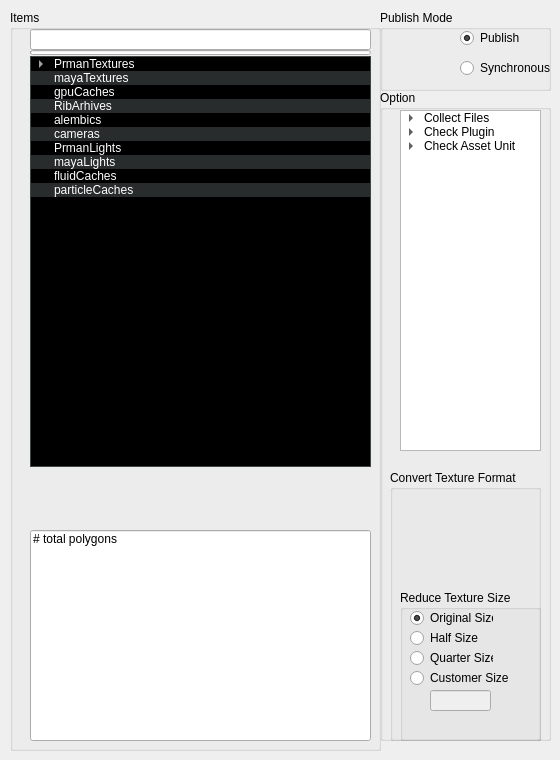
    <widget class="QWidget" name="tab">
     <attribute name="title">
      <string>publish Page</string>
     </attribute>
     <widget class="QGroupBox" name="groupBox_7">
      <property name="geometry">
       <rect>
        <x>10</x>
        <y>10</y>
        <width>371</width>
        <height>741</height>
       </rect>
      </property>
      <property name="title">
       <string>Items</string>
      </property>
      <widget class="QLineEdit" name="lineEdit_showFileName">
       <property name="geometry">
        <rect>
         <x>20</x>
         <y>19</y>
         <width>341</width>
         <height>21</height>
        </rect>
       </property>
      </widget>
      <widget class="QProgressBar" name="progressBar">
       <property name="geometry">
        <rect>
         <x>20</x>
         <y>40</y>
         <width>341</width>
         <height>5</height>
        </rect>
       </property>
       <property name="value">
        <number>0</number>
       </property>
       <property name="textVisible">
        <bool>false</bool>
       </property>
       <property name="orientation">
        <enum>Qt::Horizontal</enum>
       </property>
      </widget>
      <widget class="QTreeWidget" name="treeWidget_filesList">
       <property name="geometry">
        <rect>
         <x>20</x>
         <y>46</y>
         <width>341</width>
         <height>411</height>
        </rect>
       </property>
       <property name="sizePolicy">
        <sizepolicy hsizetype="MinimumExpanding" vsizetype="MinimumExpanding">
         <horstretch>0</horstretch>
         <verstretch>0</verstretch>
        </sizepolicy>
       </property>
       <property name="palette">
        <palette>
         <active>
          <colorrole role="WindowText">
           <brush brushstyle="SolidPattern">
            <color alpha="255">
             <red>255</red>
             <green>255</green>
             <blue>255</blue>
            </color>
           </brush>
          </colorrole>
          <colorrole role="Button">
           <brush brushstyle="SolidPattern">
            <color alpha="255">
             <red>83</red>
             <green>89</green>
             <blue>89</blue>
            </color>
           </brush>
          </colorrole>
          <colorrole role="Light">
           <brush brushstyle="SolidPattern">
            <color alpha="255">
             <red>124</red>
             <green>134</green>
             <blue>134</blue>
            </color>
           </brush>
          </colorrole>
          <colorrole role="Midlight">
           <brush brushstyle="SolidPattern">
            <color alpha="255">
             <red>103</red>
             <green>111</green>
             <blue>111</blue>
            </color>
           </brush>
          </colorrole>
          <colorrole role="Dark">
           <brush brushstyle="SolidPattern">
            <color alpha="255">
             <red>41</red>
             <green>44</green>
             <blue>44</blue>
            </color>
           </brush>
          </colorrole>
          <colorrole role="Mid">
           <brush brushstyle="SolidPattern">
            <color alpha="255">
             <red>55</red>
             <green>59</green>
             <blue>59</blue>
            </color>
           </brush>
          </colorrole>
          <colorrole role="Text">
           <brush brushstyle="SolidPattern">
            <color alpha="255">
             <red>255</red>
             <green>255</green>
             <blue>255</blue>
            </color>
           </brush>
          </colorrole>
          <colorrole role="BrightText">
           <brush brushstyle="SolidPattern">
            <color alpha="255">
             <red>255</red>
             <green>255</green>
             <blue>255</blue>
            </color>
           </brush>
          </colorrole>
          <colorrole role="ButtonText">
           <brush brushstyle="SolidPattern">
            <color alpha="255">
             <red>255</red>
             <green>255</green>
             <blue>255</blue>
            </color>
           </brush>
          </colorrole>
          <colorrole role="Base">
           <brush brushstyle="SolidPattern">
            <color alpha="255">
             <red>0</red>
             <green>0</green>
             <blue>0</blue>
            </color>
           </brush>
          </colorrole>
          <colorrole role="Window">
           <brush brushstyle="SolidPattern">
            <color alpha="255">
             <red>83</red>
             <green>89</green>
             <blue>89</blue>
            </color>
           </brush>
          </colorrole>
          <colorrole role="Shadow">
           <brush brushstyle="SolidPattern">
            <color alpha="255">
             <red>0</red>
             <green>0</green>
             <blue>0</blue>
            </color>
           </brush>
          </colorrole>
          <colorrole role="AlternateBase">
           <brush brushstyle="SolidPattern">
            <color alpha="255">
             <red>41</red>
             <green>44</green>
             <blue>44</blue>
            </color>
           </brush>
          </colorrole>
          <colorrole role="ToolTipBase">
           <brush brushstyle="SolidPattern">
            <color alpha="255">
             <red>255</red>
             <green>255</green>
             <blue>220</blue>
            </color>
           </brush>
          </colorrole>
          <colorrole role="ToolTipText">
           <brush brushstyle="SolidPattern">
            <color alpha="255">
             <red>0</red>
             <green>0</green>
             <blue>0</blue>
            </color>
           </brush>
          </colorrole>
         </active>
         <inactive>
          <colorrole role="WindowText">
           <brush brushstyle="SolidPattern">
            <color alpha="255">
             <red>255</red>
             <green>255</green>
             <blue>255</blue>
            </color>
           </brush>
          </colorrole>
          <colorrole role="Button">
           <brush brushstyle="SolidPattern">
            <color alpha="255">
             <red>83</red>
             <green>89</green>
             <blue>89</blue>
            </color>
           </brush>
          </colorrole>
          <colorrole role="Light">
           <brush brushstyle="SolidPattern">
            <color alpha="255">
             <red>124</red>
             <green>134</green>
             <blue>134</blue>
            </color>
           </brush>
          </colorrole>
          <colorrole role="Midlight">
           <brush brushstyle="SolidPattern">
            <color alpha="255">
             <red>103</red>
             <green>111</green>
             <blue>111</blue>
            </color>
           </brush>
          </colorrole>
          <colorrole role="Dark">
           <brush brushstyle="SolidPattern">
            <color alpha="255">
             <red>41</red>
             <green>44</green>
             <blue>44</blue>
            </color>
           </brush>
          </colorrole>
          <colorrole role="Mid">
           <brush brushstyle="SolidPattern">
            <color alpha="255">
             <red>55</red>
             <green>59</green>
             <blue>59</blue>
            </color>
           </brush>
          </colorrole>
          <colorrole role="Text">
           <brush brushstyle="SolidPattern">
            <color alpha="255">
             <red>255</red>
             <green>255</green>
             <blue>255</blue>
            </color>
           </brush>
          </colorrole>
          <colorrole role="BrightText">
           <brush brushstyle="SolidPattern">
            <color alpha="255">
             <red>255</red>
             <green>255</green>
             <blue>255</blue>
            </color>
           </brush>
          </colorrole>
          <colorrole role="ButtonText">
           <brush brushstyle="SolidPattern">
            <color alpha="255">
             <red>255</red>
             <green>255</green>
             <blue>255</blue>
            </color>
           </brush>
          </colorrole>
          <colorrole role="Base">
           <brush brushstyle="SolidPattern">
            <color alpha="255">
             <red>0</red>
             <green>0</green>
             <blue>0</blue>
            </color>
           </brush>
          </colorrole>
          <colorrole role="Window">
           <brush brushstyle="SolidPattern">
            <color alpha="255">
             <red>83</red>
             <green>89</green>
             <blue>89</blue>
            </color>
           </brush>
          </colorrole>
          <colorrole role="Shadow">
           <brush brushstyle="SolidPattern">
            <color alpha="255">
             <red>0</red>
             <green>0</green>
             <blue>0</blue>
            </color>
           </brush>
          </colorrole>
          <colorrole role="AlternateBase">
           <brush brushstyle="SolidPattern">
            <color alpha="255">
             <red>41</red>
             <green>44</green>
             <blue>44</blue>
            </color>
           </brush>
          </colorrole>
          <colorrole role="ToolTipBase">
           <brush brushstyle="SolidPattern">
            <color alpha="255">
             <red>255</red>
             <green>255</green>
             <blue>220</blue>
            </color>
           </brush>
          </colorrole>
          <colorrole role="ToolTipText">
           <brush brushstyle="SolidPattern">
            <color alpha="255">
             <red>0</red>
             <green>0</green>
             <blue>0</blue>
            </color>
           </brush>
          </colorrole>
         </inactive>
         <disabled>
          <colorrole role="WindowText">
           <brush brushstyle="SolidPattern">
            <color alpha="255">
             <red>41</red>
             <green>44</green>
             <blue>44</blue>
            </color>
           </brush>
          </colorrole>
          <colorrole role="Button">
           <brush brushstyle="SolidPattern">
            <color alpha="255">
             <red>83</red>
             <green>89</green>
             <blue>89</blue>
            </color>
           </brush>
          </colorrole>
          <colorrole role="Light">
           <brush brushstyle="SolidPattern">
            <color alpha="255">
             <red>124</red>
             <green>134</green>
             <blue>134</blue>
            </color>
           </brush>
          </colorrole>
          <colorrole role="Midlight">
           <brush brushstyle="SolidPattern">
            <color alpha="255">
             <red>103</red>
             <green>111</green>
             <blue>111</blue>
            </color>
           </brush>
          </colorrole>
          <colorrole role="Dark">
           <brush brushstyle="SolidPattern">
            <color alpha="255">
             <red>41</red>
             <green>44</green>
             <blue>44</blue>
            </color>
           </brush>
          </colorrole>
          <colorrole role="Mid">
           <brush brushstyle="SolidPattern">
            <color alpha="255">
             <red>55</red>
             <green>59</green>
             <blue>59</blue>
            </color>
           </brush>
          </colorrole>
          <colorrole role="Text">
           <brush brushstyle="SolidPattern">
            <color alpha="255">
             <red>41</red>
             <green>44</green>
             <blue>44</blue>
            </color>
           </brush>
          </colorrole>
          <colorrole role="BrightText">
           <brush brushstyle="SolidPattern">
            <color alpha="255">
             <red>255</red>
             <green>255</green>
             <blue>255</blue>
            </color>
           </brush>
          </colorrole>
          <colorrole role="ButtonText">
           <brush brushstyle="SolidPattern">
            <color alpha="255">
             <red>41</red>
             <green>44</green>
             <blue>44</blue>
            </color>
           </brush>
          </colorrole>
          <colorrole role="Base">
           <brush brushstyle="SolidPattern">
            <color alpha="255">
             <red>83</red>
             <green>89</green>
             <blue>89</blue>
            </color>
           </brush>
          </colorrole>
          <colorrole role="Window">
           <brush brushstyle="SolidPattern">
            <color alpha="255">
             <red>83</red>
             <green>89</green>
             <blue>89</blue>
            </color>
           </brush>
          </colorrole>
          <colorrole role="Shadow">
           <brush brushstyle="SolidPattern">
            <color alpha="255">
             <red>0</red>
             <green>0</green>
             <blue>0</blue>
            </color>
           </brush>
          </colorrole>
          <colorrole role="AlternateBase">
           <brush brushstyle="SolidPattern">
            <color alpha="255">
             <red>83</red>
             <green>89</green>
             <blue>89</blue>
            </color>
           </brush>
          </colorrole>
          <colorrole role="ToolTipBase">
           <brush brushstyle="SolidPattern">
            <color alpha="255">
             <red>255</red>
             <green>255</green>
             <blue>220</blue>
            </color>
           </brush>
          </colorrole>
          <colorrole role="ToolTipText">
           <brush brushstyle="SolidPattern">
            <color alpha="255">
             <red>0</red>
             <green>0</green>
             <blue>0</blue>
            </color>
           </brush>
          </colorrole>
         </disabled>
        </palette>
       </property>
       <property name="verticalScrollBarPolicy">
        <enum>Qt::ScrollBarAsNeeded</enum>
       </property>
       <property name="horizontalScrollBarPolicy">
        <enum>Qt::ScrollBarAsNeeded</enum>
       </property>
       <property name="autoScrollMargin">
        <number>16</number>
       </property>
       <property name="alternatingRowColors">
        <bool>true</bool>
       </property>
       <property name="selectionMode">
        <enum>QAbstractItemView::SingleSelection</enum>
       </property>
       <property name="textElideMode">
        <enum>Qt::ElideRight</enum>
       </property>
       <property name="indentation">
        <number>20</number>
       </property>
       <property name="rootIsDecorated">
        <bool>true</bool>
       </property>
       <property name="uniformRowHeights">
        <bool>false</bool>
       </property>
       <property name="itemsExpandable">
        <bool>true</bool>
       </property>
       <property name="allColumnsShowFocus">
        <bool>false</bool>
       </property>
       <property name="wordWrap">
        <bool>true</bool>
       </property>
       <property name="expandsOnDoubleClick">
        <bool>true</bool>
       </property>
       <property name="columnCount">
        <number>2</number>
       </property>
       <attribute name="headerVisible">
        <bool>false</bool>
       </attribute>
       <attribute name="headerCascadingSectionResizes">
        <bool>false</bool>
       </attribute>
       <attribute name="headerDefaultSectionSize">
        <number>150</number>
       </attribute>
       <attribute name="headerHighlightSections">
        <bool>true</bool>
       </attribute>
       <attribute name="headerMinimumSectionSize">
        <number>30</number>
       </attribute>
       <attribute name="headerShowSortIndicator" stdset="0">
        <bool>false</bool>
       </attribute>
       <column>
        <property name="text">
         <string>items</string>
        </property>
        <property name="textAlignment">
         <set>AlignLeading|AlignVCenter</set>
        </property>
       </column>
       <column>
        <property name="text">
         <string>location                                                                                                                                                                                                                                                             </string>
        </property>
       </column>
       <item>
        <property name="text">
         <string>PrmanTextures</string>
        </property>
        <property name="text">
         <string/>
        </property>
        <item>
         <property name="text">
          <string>file</string>
         </property>
         <property name="text">
          <string>c:\temp</string>
         </property>
        </item>
       </item>
       <item>
        <property name="text">
         <string>mayaTextures</string>
        </property>
        <property name="text">
         <string/>
        </property>
       </item>
       <item>
        <property name="text">
         <string>gpuCaches</string>
        </property>
        <property name="text">
         <string/>
        </property>
       </item>
       <item>
        <property name="text">
         <string>RibArhives</string>
        </property>
        <property name="text">
         <string/>
        </property>
       </item>
       <item>
        <property name="text">
         <string>alembics</string>
        </property>
       </item>
       <item>
        <property name="text">
         <string>cameras</string>
        </property>
        <property name="text">
         <string/>
        </property>
       </item>
       <item>
        <property name="text">
         <string>PrmanLights</string>
        </property>
       </item>
       <item>
        <property name="text">
         <string>mayaLights</string>
        </property>
       </item>
       <item>
        <property name="text">
         <string>fluidCaches</string>
        </property>
       </item>
       <item>
        <property name="text">
         <string>particleCaches</string>
        </property>
       </item>
      </widget>
      <widget class="QPushButton" name="pushButton_refreshList">
       <property name="geometry">
        <rect>
         <x>20</x>
         <y>470</y>
         <width>40</width>
         <height>40</height>
        </rect>
       </property>
       <property name="text">
        <string/>
       </property>
       <property name="icon">
        <iconset>
         <normaloff>icons/publishToolIcon/refreshPublishA.png</normaloff>icons/publishToolIcon/refreshPublishA.png</iconset>
       </property>
       <property name="iconSize">
        <size>
         <width>40</width>
         <height>40</height>
        </size>
       </property>
       <property name="flat">
        <bool>true</bool>
       </property>
      </widget>
      <widget class="QPushButton" name="pushButton_delectSelectItems">
       <property name="geometry">
        <rect>
         <x>310</x>
         <y>470</y>
         <width>40</width>
         <height>40</height>
        </rect>
       </property>
       <property name="text">
        <string/>
       </property>
       <property name="icon">
        <iconset>
         <normaloff>icons/publishToolIcon/deletePublishA.png</normaloff>icons/publishToolIcon/deletePublishA.png</iconset>
       </property>
       <property name="iconSize">
        <size>
         <width>40</width>
         <height>40</height>
        </size>
       </property>
       <property name="flat">
        <bool>true</bool>
       </property>
      </widget>
      <widget class="QLineEdit" name="lineEdit_metaDataA">
       <property name="geometry">
        <rect>
         <x>20</x>
         <y>520</y>
         <width>341</width>
         <height>211</height>
        </rect>
       </property>
       <property name="text">
        <string># total polygons</string>
       </property>
       <property name="alignment">
        <set>Qt::AlignLeading|Qt::AlignLeft|Qt::AlignTop</set>
       </property>
      </widget>
      <widget class="QPushButton" name="pushButton_getSelectedNode">
       <property name="geometry">
        <rect>
         <x>70</x>
         <y>470</y>
         <width>40</width>
         <height>40</height>
        </rect>
       </property>
       <property name="text">
        <string/>
       </property>
       <property name="icon">
        <iconset>
         <normaloff>icons/publishToolIcon/getSelectItemPublishA.png</normaloff>icons/publishToolIcon/getSelectItemPublishA.png</iconset>
       </property>
       <property name="iconSize">
        <size>
         <width>40</width>
         <height>40</height>
        </size>
       </property>
       <property name="flat">
        <bool>true</bool>
       </property>
      </widget>
     </widget>
     <widget class="QGroupBox" name="groupBox_5">
      <property name="geometry">
       <rect>
        <x>380</x>
        <y>10</y>
        <width>171</width>
        <height>81</height>
       </rect>
      </property>
      <property name="title">
       <string>Publish Mode</string>
      </property>
      <widget class="QRadioButton" name="radioButton_syncMode">
       <property name="geometry">
        <rect>
         <x>80</x>
         <y>50</y>
         <width>141</width>
         <height>16</height>
        </rect>
       </property>
       <property name="text">
        <string>Synchronous</string>
       </property>
      </widget>
      <widget class="QRadioButton" name="radioButton_publishMode">
       <property name="geometry">
        <rect>
         <x>80</x>
         <y>20</y>
         <width>83</width>
         <height>16</height>
        </rect>
       </property>
       <property name="text">
        <string>Publish</string>
       </property>
       <property name="checked">
        <bool>true</bool>
       </property>
      </widget>
      <widget class="QPushButton" name="pushButton_publishAll">
       <property name="geometry">
        <rect>
         <x>10</x>
         <y>18</y>
         <width>50</width>
         <height>50</height>
        </rect>
       </property>
       <property name="text">
        <string/>
       </property>
       <property name="icon">
        <iconset>
         <normaloff>icons/publishToolIcon/uploadPublish.png</normaloff>icons/publishToolIcon/uploadPublish.png</iconset>
       </property>
       <property name="iconSize">
        <size>
         <width>50</width>
         <height>50</height>
        </size>
       </property>
       <property name="flat">
        <bool>true</bool>
       </property>
      </widget>
     </widget>
     <widget class="QTreeWidget" name="treeWidget_FiletOption">
      <property name="geometry">
       <rect>
        <x>400</x>
        <y>110</y>
        <width>141</width>
        <height>341</height>
       </rect>
      </property>
      <property name="autoFillBackground">
       <bool>true</bool>
      </property>
      <property name="autoExpandDelay">
       <number>-1</number>
      </property>
      <property name="itemsExpandable">
       <bool>true</bool>
      </property>
      <property name="allColumnsShowFocus">
       <bool>false</bool>
      </property>
      <property name="expandsOnDoubleClick">
       <bool>true</bool>
      </property>
      <attribute name="headerVisible">
       <bool>false</bool>
      </attribute>
      <column>
       <property name="text">
        <string>Filter Option</string>
       </property>
      </column>
      <item>
       <property name="text">
        <string>Collect Files</string>
       </property>
       <item>
        <property name="text">
         <string>Prman Texture</string>
        </property>
       </item>
       <item>
        <property name="text">
         <string>Maya Texture</string>
        </property>
       </item>
       <item>
        <property name="text">
         <string>GpuCache</string>
        </property>
       </item>
       <item>
        <property name="text">
         <string>RibArchive</string>
        </property>
       </item>
       <item>
        <property name="text">
         <string>Alembic Cache</string>
        </property>
       </item>
       <item>
        <property name="text">
         <string>Prman Light</string>
        </property>
       </item>
       <item>
        <property name="text">
         <string>Maya Fluid</string>
        </property>
       </item>
       <item>
        <property name="text">
         <string>Maya nParticle Cache</string>
        </property>
       </item>
      </item>
      <item>
       <property name="text">
        <string>Check Plugin</string>
       </property>
       <item>
        <property name="text">
         <string>Delete Unused Plugin</string>
        </property>
       </item>
      </item>
      <item>
       <property name="text">
        <string>Check Asset Unit</string>
       </property>
       <item>
        <property name="text">
         <string>Check BB</string>
        </property>
       </item>
       <item>
        <property name="text">
         <string>Check Position</string>
        </property>
       </item>
       <item>
        <property name="text">
         <string>Check Repeat</string>
        </property>
       </item>
       <item>
        <property name="text">
         <string>ReName SG</string>
        </property>
       </item>
      </item>
     </widget>
     <widget class="QGroupBox" name="groupBox_3">
      <property name="geometry">
       <rect>
        <x>380</x>
        <y>90</y>
        <width>171</width>
        <height>651</height>
       </rect>
      </property>
      <property name="sizePolicy">
       <sizepolicy hsizetype="Maximum" vsizetype="Maximum">
        <horstretch>0</horstretch>
        <verstretch>0</verstretch>
       </sizepolicy>
      </property>
      <property name="title">
       <string>Option</string>
      </property>
      <widget class="QGroupBox" name="groupBox_2">
       <property name="geometry">
        <rect>
         <x>10</x>
         <y>380</y>
         <width>151</width>
         <height>271</height>
        </rect>
       </property>
       <property name="title">
        <string>Convert Texture Format</string>
       </property>
       <widget class="QPushButton" name="pushButton_convertToTex">
        <property name="geometry">
         <rect>
          <x>10</x>
          <y>20</y>
          <width>40</width>
          <height>40</height>
         </rect>
        </property>
        <property name="text">
         <string/>
        </property>
        <property name="icon">
         <iconset>
          <normaloff>icons/publishToolIcon/TEX-512.png</normaloff>icons/publishToolIcon/TEX-512.png</iconset>
        </property>
        <property name="iconSize">
         <size>
          <width>40</width>
          <height>40</height>
         </size>
        </property>
        <property name="flat">
         <bool>true</bool>
        </property>
       </widget>
       <widget class="QPushButton" name="pushButton_convertToExr">
        <property name="geometry">
         <rect>
          <x>10</x>
          <y>70</y>
          <width>40</width>
          <height>40</height>
         </rect>
        </property>
        <property name="text">
         <string/>
        </property>
        <property name="icon">
         <iconset>
          <normaloff>icons/publishToolIcon/EXR-512.png</normaloff>icons/publishToolIcon/EXR-512.png</iconset>
        </property>
        <property name="iconSize">
         <size>
          <width>40</width>
          <height>40</height>
         </size>
        </property>
        <property name="flat">
         <bool>true</bool>
        </property>
       </widget>
       <widget class="QPushButton" name="pushButton_convertToPng">
        <property name="geometry">
         <rect>
          <x>50</x>
          <y>70</y>
          <width>40</width>
          <height>40</height>
         </rect>
        </property>
        <property name="text">
         <string/>
        </property>
        <property name="icon">
         <iconset>
          <normaloff>icons/publishToolIcon/PNG-512.png</normaloff>icons/publishToolIcon/PNG-512.png</iconset>
        </property>
        <property name="iconSize">
         <size>
          <width>40</width>
          <height>40</height>
         </size>
        </property>
        <property name="flat">
         <bool>true</bool>
        </property>
       </widget>
       <widget class="QPushButton" name="pushButton_convertToJpg">
        <property name="geometry">
         <rect>
          <x>90</x>
          <y>70</y>
          <width>40</width>
          <height>40</height>
         </rect>
        </property>
        <property name="text">
         <string/>
        </property>
        <property name="icon">
         <iconset>
          <normaloff>icons/publishToolIcon/jpgs-512.png</normaloff>icons/publishToolIcon/jpgs-512.png</iconset>
        </property>
        <property name="iconSize">
         <size>
          <width>40</width>
          <height>40</height>
         </size>
        </property>
        <property name="flat">
         <bool>true</bool>
        </property>
       </widget>
       <widget class="QGroupBox" name="groupBox_4">
        <property name="geometry">
         <rect>
          <x>10</x>
          <y>120</y>
          <width>141</width>
          <height>151</height>
         </rect>
        </property>
        <property name="title">
         <string>Reduce Texture Size</string>
        </property>
        <widget class="QRadioButton" name="radioButton_Original">
         <property name="geometry">
          <rect>
           <x>10</x>
           <y>20</y>
           <width>83</width>
           <height>16</height>
          </rect>
         </property>
         <property name="text">
          <string>Original Size</string>
         </property>
         <property name="checked">
          <bool>true</bool>
         </property>
        </widget>
        <widget class="QRadioButton" name="radioButton_Half">
         <property name="geometry">
          <rect>
           <x>10</x>
           <y>40</y>
           <width>83</width>
           <height>16</height>
          </rect>
         </property>
         <property name="text">
          <string>Half Size</string>
         </property>
         <property name="checked">
          <bool>false</bool>
         </property>
        </widget>
        <widget class="QRadioButton" name="radioButton_Quarter">
         <property name="geometry">
          <rect>
           <x>10</x>
           <y>60</y>
           <width>83</width>
           <height>16</height>
          </rect>
         </property>
         <property name="text">
          <string>Quarter Size</string>
         </property>
         <property name="checked">
          <bool>false</bool>
         </property>
        </widget>
        <widget class="QLineEdit" name="lineEdit_reduceSizeCustomer">
         <property name="enabled">
          <bool>false</bool>
         </property>
         <property name="geometry">
          <rect>
           <x>30</x>
           <y>100</y>
           <width>61</width>
           <height>21</height>
          </rect>
         </property>
        </widget>
        <widget class="QRadioButton" name="radioButton_customer">
         <property name="geometry">
          <rect>
           <x>10</x>
           <y>80</y>
           <width>111</width>
           <height>16</height>
          </rect>
         </property>
         <property name="text">
          <string>Customer Size</string>
         </property>
         <property name="checked">
          <bool>false</bool>
         </property>
        </widget>
       </widget>
      </widget>
     </widget>
     <zorder>groupBox_7</zorder>
     <zorder>radioButton_publishMode</zorder>
     <zorder>groupBox_5</zorder>
     <zorder>groupBox_5</zorder>
     <zorder>groupBox_3</zorder>
     <zorder>groupBox_5</zorder>
     <zorder>treeWidget_FiletOption</zorder>
     <zorder>groupBox_3</zorder>
    </widget>
